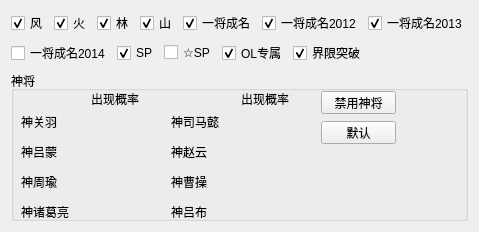
          <widget class="QWidget" name="tab_4">
           <attribute name="title">
            <string>武将扩展包</string>
           </attribute>
           <layout class="QVBoxLayout" name="verticalLayout_4">
            <item>
             <widget class="QWidget" name="widgetWuJiangKuoZhan" native="true">
              <property name="sizePolicy">
               <sizepolicy hsizetype="Preferred" vsizetype="Fixed">
                <horstretch>0</horstretch>
                <verstretch>0</verstretch>
               </sizepolicy>
              </property>
              <layout class="QHBoxLayout" name="horizontalLayout_10">
               <property name="leftMargin">
                <number>0</number>
               </property>
               <property name="topMargin">
                <number>0</number>
               </property>
               <property name="rightMargin">
                <number>0</number>
               </property>
               <property name="bottomMargin">
                <number>0</number>
               </property>
               <item>
                <widget class="QCheckBox" name="checkBoxFeng">
                 <property name="sizePolicy">
                  <sizepolicy hsizetype="Fixed" vsizetype="Fixed">
                   <horstretch>0</horstretch>
                   <verstretch>0</verstretch>
                  </sizepolicy>
                 </property>
                 <property name="text">
                  <string>风</string>
                 </property>
                 <property name="checked">
                  <bool>true</bool>
                 </property>
                </widget>
               </item>
               <item>
                <widget class="QCheckBox" name="checkBoxHuo">
                 <property name="sizePolicy">
                  <sizepolicy hsizetype="Fixed" vsizetype="Fixed">
                   <horstretch>0</horstretch>
                   <verstretch>0</verstretch>
                  </sizepolicy>
                 </property>
                 <property name="text">
                  <string>火</string>
                 </property>
                 <property name="checked">
                  <bool>true</bool>
                 </property>
                </widget>
               </item>
               <item>
                <widget class="QCheckBox" name="checkBoxLin">
                 <property name="sizePolicy">
                  <sizepolicy hsizetype="Fixed" vsizetype="Fixed">
                   <horstretch>0</horstretch>
                   <verstretch>0</verstretch>
                  </sizepolicy>
                 </property>
                 <property name="text">
                  <string>林</string>
                 </property>
                 <property name="checked">
                  <bool>true</bool>
                 </property>
                </widget>
               </item>
               <item>
                <widget class="QCheckBox" name="checkBoxShan">
                 <property name="sizePolicy">
                  <sizepolicy hsizetype="Fixed" vsizetype="Fixed">
                   <horstretch>0</horstretch>
                   <verstretch>0</verstretch>
                  </sizepolicy>
                 </property>
                 <property name="text">
                  <string>山</string>
                 </property>
                 <property name="checked">
                  <bool>true</bool>
                 </property>
                </widget>
               </item>
               <item>
                <widget class="QCheckBox" name="checkBoxYiJiang">
                 <property name="sizePolicy">
                  <sizepolicy hsizetype="Fixed" vsizetype="Fixed">
                   <horstretch>0</horstretch>
                   <verstretch>0</verstretch>
                  </sizepolicy>
                 </property>
                 <property name="text">
                  <string>一将成名</string>
                 </property>
                 <property name="checked">
                  <bool>true</bool>
                 </property>
                </widget>
               </item>
               <item>
                <widget class="QCheckBox" name="checkBoxYiJiang2012">
                 <property name="sizePolicy">
                  <sizepolicy hsizetype="Fixed" vsizetype="Fixed">
                   <horstretch>0</horstretch>
                   <verstretch>0</verstretch>
                  </sizepolicy>
                 </property>
                 <property name="text">
                  <string>一将成名2012</string>
                 </property>
                 <property name="checked">
                  <bool>true</bool>
                 </property>
                </widget>
               </item>
               <item>
                <widget class="QCheckBox" name="checkBoxYiJiang2013">
                 <property name="text">
                  <string>一将成名2013</string>
                 </property>
                 <property name="checked">
                  <bool>true</bool>
                 </property>
                </widget>
               </item>
              </layout>
             </widget>
            </item>
            <item>
             <widget class="QWidget" name="widgetWJKZ2" native="true">
              <property name="sizePolicy">
               <sizepolicy hsizetype="Preferred" vsizetype="Fixed">
                <horstretch>0</horstretch>
                <verstretch>0</verstretch>
               </sizepolicy>
              </property>
              <layout class="QHBoxLayout" name="horizontalLayout_11">
               <property name="leftMargin">
                <number>0</number>
               </property>
               <property name="topMargin">
                <number>0</number>
               </property>
               <property name="rightMargin">
                <number>0</number>
               </property>
               <property name="bottomMargin">
                <number>0</number>
               </property>
               <item>
                <widget class="QCheckBox" name="checkBoxYiJiang2014">
                 <property name="sizePolicy">
                  <sizepolicy hsizetype="Fixed" vsizetype="Fixed">
                   <horstretch>0</horstretch>
                   <verstretch>0</verstretch>
                  </sizepolicy>
                 </property>
                 <property name="text">
                  <string>一将成名2014</string>
                 </property>
                </widget>
               </item>
               <item>
                <widget class="QCheckBox" name="checkBoxSP">
                 <property name="sizePolicy">
                  <sizepolicy hsizetype="Fixed" vsizetype="Fixed">
                   <horstretch>0</horstretch>
                   <verstretch>0</verstretch>
                  </sizepolicy>
                 </property>
                 <property name="text">
                  <string>SP</string>
                 </property>
                 <property name="checked">
                  <bool>true</bool>
                 </property>
                </widget>
               </item>
               <item>
                <widget class="QCheckBox" name="checkBoxXingSP">
                 <property name="sizePolicy">
                  <sizepolicy hsizetype="Fixed" vsizetype="Fixed">
                   <horstretch>0</horstretch>
                   <verstretch>0</verstretch>
                  </sizepolicy>
                 </property>
                 <property name="text">
                  <string>☆SP</string>
                 </property>
                </widget>
               </item>
               <item>
                <widget class="QCheckBox" name="checkBoxOL">
                 <property name="sizePolicy">
                  <sizepolicy hsizetype="Fixed" vsizetype="Fixed">
                   <horstretch>0</horstretch>
                   <verstretch>0</verstretch>
                  </sizepolicy>
                 </property>
                 <property name="text">
                  <string>OL专属</string>
                 </property>
                 <property name="checked">
                  <bool>true</bool>
                 </property>
                </widget>
               </item>
               <item>
                <widget class="QCheckBox" name="checkBoxJieXianTuPo">
                 <property name="text">
                  <string>界限突破</string>
                 </property>
                 <property name="checked">
                  <bool>true</bool>
                 </property>
                </widget>
               </item>
              </layout>
             </widget>
            </item>
            <item>
             <widget class="QGroupBox" name="groupBoxShen">
              <property name="sizePolicy">
               <sizepolicy hsizetype="Preferred" vsizetype="Preferred">
                <horstretch>0</horstretch>
                <verstretch>0</verstretch>
               </sizepolicy>
              </property>
              <property name="minimumSize">
               <size>
                <width>0</width>
                <height>150</height>
               </size>
              </property>
              <property name="title">
               <string>神将</string>
              </property>
              <widget class="QLabel" name="label_11">
               <property name="geometry">
                <rect>
                 <x>10</x>
                 <y>40</y>
                 <width>41</width>
                 <height>21</height>
                </rect>
               </property>
               <property name="text">
                <string>神关羽</string>
               </property>
              </widget>
              <widget class="QLabel" name="label_12">
               <property name="geometry">
                <rect>
                 <x>80</x>
                 <y>20</y>
                 <width>54</width>
                 <height>16</height>
                </rect>
               </property>
               <property name="text">
                <string>出现概率</string>
               </property>
              </widget>
              <widget class="QLabel" name="label_13">
               <property name="geometry">
                <rect>
                 <x>10</x>
                 <y>70</y>
                 <width>54</width>
                 <height>21</height>
                </rect>
               </property>
               <property name="text">
                <string>神吕蒙</string>
               </property>
              </widget>
              <widget class="QLabel" name="label_14">
               <property name="geometry">
                <rect>
                 <x>160</x>
                 <y>100</y>
                 <width>54</width>
                 <height>21</height>
                </rect>
               </property>
               <property name="text">
                <string>神曹操</string>
               </property>
              </widget>
              <widget class="QLabel" name="label_15">
               <property name="geometry">
                <rect>
                 <x>160</x>
                 <y>130</y>
                 <width>54</width>
                 <height>21</height>
                </rect>
               </property>
               <property name="text">
                <string>神吕布</string>
               </property>
              </widget>
              <widget class="QLabel" name="label_16">
               <property name="geometry">
                <rect>
                 <x>160</x>
                 <y>40</y>
                 <width>54</width>
                 <height>21</height>
                </rect>
               </property>
               <property name="text">
                <string>神司马懿</string>
               </property>
              </widget>
              <widget class="QLabel" name="label_17">
               <property name="geometry">
                <rect>
                 <x>160</x>
                 <y>70</y>
                 <width>54</width>
                 <height>21</height>
                </rect>
               </property>
               <property name="text">
                <string>神赵云</string>
               </property>
              </widget>
              <widget class="QLabel" name="label_18">
               <property name="geometry">
                <rect>
                 <x>10</x>
                 <y>100</y>
                 <width>54</width>
                 <height>21</height>
                </rect>
               </property>
               <property name="text">
                <string>神周瑜</string>
               </property>
              </widget>
              <widget class="QLabel" name="label_19">
               <property name="geometry">
                <rect>
                 <x>10</x>
                 <y>130</y>
                 <width>54</width>
                 <height>21</height>
                </rect>
               </property>
               <property name="text">
                <string>神诸葛亮</string>
               </property>
              </widget>
              <widget class="QLabel" name="label_20">
               <property name="geometry">
                <rect>
                 <x>230</x>
                 <y>20</y>
                 <width>54</width>
                 <height>16</height>
                </rect>
               </property>
               <property name="text">
                <string>出现概率</string>
               </property>
              </widget>
              <widget class="QPushButton" name="pushButtonShenBan">
               <property name="geometry">
                <rect>
                 <x>310</x>
                 <y>20</y>
                 <width>75</width>
                 <height>23</height>
                </rect>
               </property>
               <property name="text">
                <string>禁用神将</string>
               </property>
              </widget>
              <widget class="QPushButton" name="pushButtonShenDefault">
               <property name="geometry">
                <rect>
                 <x>310</x>
                 <y>50</y>
                 <width>75</width>
                 <height>23</height>
                </rect>
               </property>
               <property name="text">
                <string>默认</string>
               </property>
              </widget>
             </widget>
            </item>
           </layout>
          </widget>
